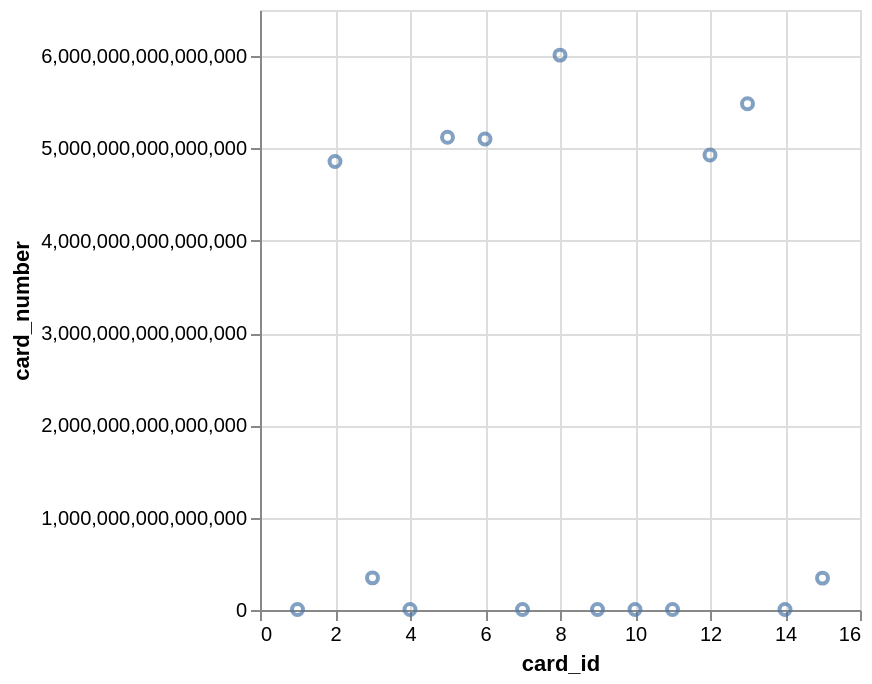

Here is the Vega-Lite specification saved for this chart:
### Vega-Lite specification from a JSON file in a GitHub repository (floating-point values rounded to 4 significant figures)
{"data": {"values": [{"x_data": 1, "y_data": 4560596484842}, {"x_data": 2, "y_data": 4859448397570735}, {"x_data": 3, "y_data": 348237249146948}, {"x_data": 4, "y_data": 4485460762694}, {"x_data": 5, "y_data": 5122249720639438}, {"x_data": 6, "y_data": 5102229294602335}, {"x_data": 7, "y_data": 4716674779726}, {"x_data": 8, "y_data": 6011225247353230}, {"x_data": 9, "y_data": 4929590358481}, {"x_data": 10, "y_data": 4532488235104}, {"x_data": 11, "y_data": 4707949584519}, {"x_data": 12, "y_data": 4929896676202959}, {"x_data": 13, "y_data": 5484846021884483}, {"x_data": 14, "y_data": 4929384762825}, {"x_data": 15, "y_data": 345475370003028}]}, "mark": "point", "encoding": {"x": {"field": "x_data", "type": "quantitative", "title": "card_id"}, "y": {"field": "y_data", "type": "quantitative", "title": "card_number"}}}
